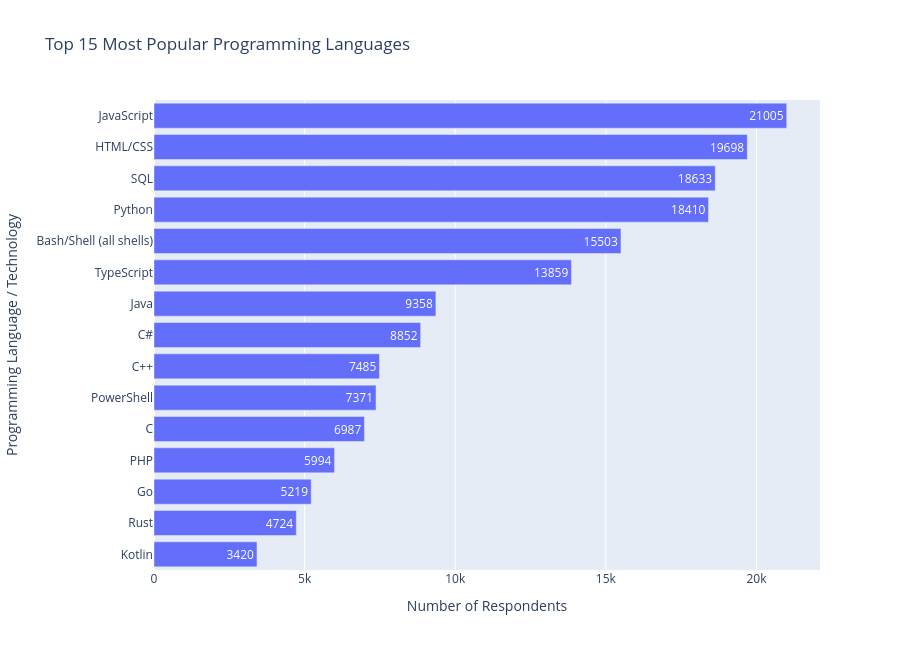

Notebook code for this chart:
### Markdown cell above
### 7.9 Visualizing the Most Popular Programming Languages

Visualize the 15 most commonly reported programming languages and technologies among survey respondents.

### Code cell
top_languages = language_counts.head(15).reset_index()
top_languages.columns = ['Language', 'Count']

fig = px.bar(
    top_languages,
    x='Count',
    y='Language',
    orientation='h',
    title='Top 15 Most Popular Programming Languages',
    labels={
        'Count': 'Number of Respondents',
        'Language': 'Programming Language / Technology'
    },
    text='Count'
)

fig.update_layout(
    yaxis={'categoryorder': 'total ascending'},
    height=650
)

fig.show()

### Figure 1 — Plotly figure (JSON) as saved in the notebook; plotly's stock layout.template omitted (floating-point values rounded to 4 significant figures)
{"data": [{"hovertemplate": "Number of Respondents=%{text}<br>Programming Language / Technology=%{y}<extra></extra>", "legendgroup": "", "marker": {"color": "#636efa", "pattern": {"shape": ""}}, "name": "", "orientation": "h", "showlegend": false, "text": [21000.0, 19700.0, 18630.0, 18410.0, 15500.0, 13860.0, 9358.0, 8852.0, 7485.0, 7371.0, 6987.0, 5994.0, 5219.0, 4724.0, 3420.0], "textposition": "auto", "type": "bar", "x": [21005, 19698, 18633, 18410, 15503, 13859, 9358, 8852, 7485, 7371, 6987, 5994, 5219, 4724, 3420], "xaxis": "x", "y": ["JavaScript", "HTML/CSS", "SQL", "Python", "Bash/Shell (all shells)", "TypeScript", "Java", "C#", "C++", "PowerShell", "C", "PHP", "Go", "Rust", "Kotlin"], "yaxis": "y"}], "layout": {"barmode": "relative", "height": 650, "legend": {"tracegroupgap": 0}, "title": {"text": "Top 15 Most Popular Programming Languages"}, "xaxis": {"anchor": "y", "domain": [0, 1], "title": {"text": "Number of Respondents"}}, "yaxis": {"anchor": "x", "categoryorder": "total ascending", "domain": [0, 1], "title": {"text": "Programming Language / Technology"}}}}
